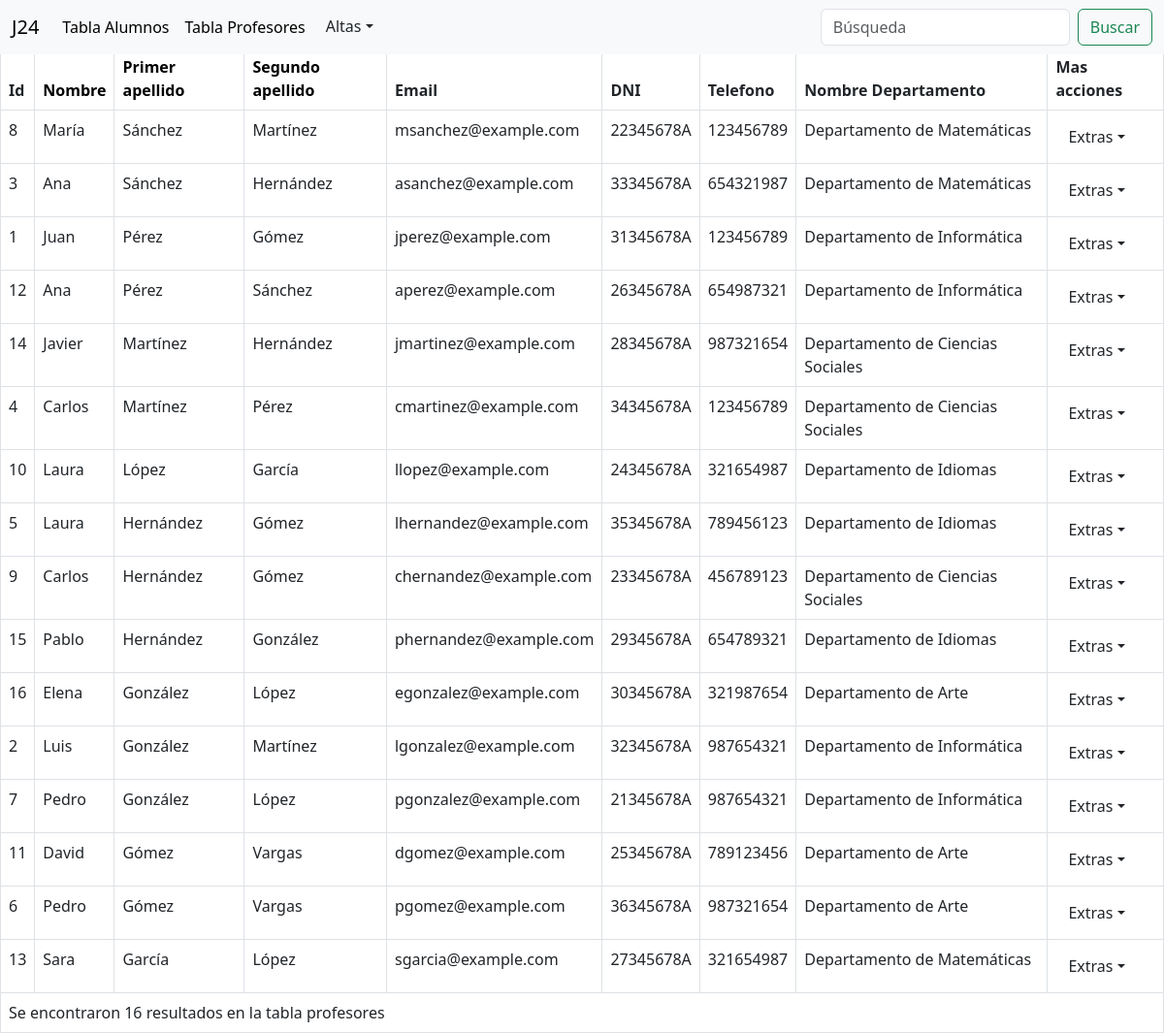
The app's page /views/view1.php?orderBy2=apellidop (signed in) with its own data.
### tables this page shows
CREATE TABLE TB_PROFESOR (
IdProfesor INT NOT NULL PRIMARY KEY AUTO_INCREMENT,
DNI VARCHAR(9) NULL,
Nombreprofesor VARCHAR(15) NULL,
Apellidoprofesor VARCHAR(30) NULL,
Apellido2profesor VARCHAR(30) NULL,
Email VARCHAR(30) NULL,
Telfprofe VARCHAR(9) NULL,
IdDepartamento INT NULL,
CONSTRAINT IdDepartamento1 FOREIGN KEY (IdDepartamento)
REFERENCES TB_DEPARTAMENTO (IdDepartamento)
);

CREATE TABLE TB_DEPARTAMENTO (
IdDepartamento INT NOT NULL PRIMARY KEY AUTO_INCREMENT,
Nombredepartamento VARCHAR(50) NULL,
Descripciondepartamento VARCHAR(90) NULL
);

### views/view1.php (the view, shortened to what this page needs)
<?php
include  "../includes/conexion.php";
?>
<!DOCTYPE html>
<html lang="en">
<head>
    <link rel="stylesheet" href="../css/styles.css">
    <link href="https://cdn.jsdelivr.net/npm/bootstrap@5.3.0-alpha3/dist/css/bootstrap.min.css" rel="stylesheet">
</head>
<body>
<nav class="navbar navbar-expand-lg bg-body-tertiary fixed-top">
    <div class="container-fluid">
        <a class="navbar-brand" href="#">J24</a>
        <div class="collapse navbar-collapse" id="navbarSupportedContent">
            <ul class="navbar-nav me-auto mb-2 mb-lg-0">
                <li class="nav-item">
                <a class="nav-link active" aria-current="page" href="#" onclick="showAlumnosTable()">Tabla Alumnos</a>
                </li>
                <li class="nav-item">
                    <a class="nav-link active" href="#" onclick="showProfesoresTable()">Tabla Profesores</a>
                </li>
                <li class="nav-item dropdown">
                <div class="btn-group">
                    <button class="btn dropdown-toggle" type="button" data-bs-toggle="dropdown" aria-expanded="page">Altas</button>
                </div>
                </li>
            </ul>
            <form class="d-flex" role="search" method="GET" action="<?php echo $_SERVER['PHP_SELF']; ?>">
                <input class="form-control me-2" type="search" name="search" placeholder="Búsqueda" aria-label="Search" value="<?php echo isset($_GET['search']) ? $_GET['search'] : ''; ?>">
                <button class="btn btn-outline-success" type="submit" name="submit">Buscar</button>
            </form>
        </div>
    </div>
</nav>
<br>
<br>
    <?php
    $search = isset($_GET['search']) ? $_GET['search'] : '';
            if (!empty($search)) {
                $consulta = "SELECT a.Matricula, a.DNI, a.Nombre, a.Apellidoalumno, a.Apellido2alumno, a.FechaNacimiento, a.Dirección, a.Telefono, a.Email, c.Nombreclase
                FROM TB_ALUMNOS a
                INNER JOIN TB_CLASE c ON c.IdClase = a.IdClase WHERE Nombre LIKE '%$search%' OR Apellidoalumno LIKE '%$search%' OR DNI LIKE '%$search%' OR Apellido2alumno LIKE '%$search%' OR Dirección LIKE '%$search%' OR Telefono LIKE '%$search%' OR Email LIKE '%$search%' ";
                $resultado = $mysqli->query($consulta);
                $hideTable = true;
            } else {
                $consulta = "SELECT a.Matricula, a.DNI, a.Nombre, a.Apellidoalumno, a.Apellido2alumno, a.FechaNacimiento, a.Dirección, a.Telefono, a.Email, c.Nombreclase
                FROM TB_ALUMNOS a
                INNER JOIN TB_CLASE c ON c.IdClase = a.IdClase  ";
            }
?>
<table class="table table-bordered" id="tablaProfesores" style="display: none;" >
    <thead>
        <tr>
            <th>Id</th>
            <th><a href="?orderBy2=<?php echo (isset($_GET['orderBy2']) && $_GET['orderBy2'] === 'nombrep') ? 'nombrep_desc' : 'nombrep'; ?>" class="no-decoration" onclick="showProfesoresTable()" href="#">Nombre</a></th>
            <th><a href="?orderBy2=<?php echo (isset($_GET['orderBy2']) && $_GET['orderBy2'] === 'apellidop') ? 'apellidop_desc' : 'apellidop'; ?>" class="no-decoration" onclick="showProfesoresTable()" href="#">Primer apellido</a></th>
            <th><a href="?orderBy2=<?php echo (isset($_GET['orderBy2']) && $_GET['orderBy2'] === 'apellidos') ? 'apellidos_desc' : 'apellidos'; ?>" class="no-decoration" onclick="showProfesoresTable()" href="#">Segundo apellido</a></th>
            <th>Email</th>
            <th>DNI</th>
            <th>Telefono</th>
            <th>Nombre Departamento</th>
            <th>Mas acciones</th>
        </tr>
    </thead>
    <tbody>
        <?php
        if (!empty($search)) {
            $consulta = "SELECT a.IdProfesor, a.DNI, a.Nombreprofesor, a.Apellidoprofesor, a.Apellido2profesor, a.Email, a.Telfprofe, c.Nombredepartamento FROM TB_PROFESOR a INNER JOIN TB_DEPARTAMENTO c ON c.IdDepartamento = a.IdDepartamento WHERE Nombreprofesor LIKE '%$search%' OR Apellidoprofesor LIKE '%$search%' OR DNI LIKE '%$search%' OR Apellido2profesor LIKE '%$search%' OR IdDepartamento LIKE '%$search%' OR Telfprofe LIKE '%$search%' OR Email LIKE '%$search%';";
            $resultado = $mysqli->query($consulta);
            $hideTable2 = true;
        } else if (isset($_GET['orderBy2']) && $_GET['orderBy2'] === 'apellidop') {
            $consulta = "SELECT a.IdProfesor, a.DNI, a.Nombreprofesor, a.Apellidoprofesor, a.Apellido2profesor, a.Email, a.Telfprofe, c.Nombredepartamento FROM TB_PROFESOR a INNER JOIN TB_DEPARTAMENTO c ON c.IdDepartamento = a.IdDepartamento ORDER BY Apellidoprofesor DESC;";
        } else if (isset($_GET['orderBy2']) && $_GET['orderBy2'] === 'apellidop_desc') {
            $consulta = "SELECT a.IdProfesor, a.DNI, a.Nombreprofesor, a.Apellidoprofesor, a.Apellido2profesor, a.Email, a.Telfprofe, c.Nombredepartamento FROM TB_PROFESOR a INNER JOIN TB_DEPARTAMENTO c ON c.IdDepartamento = a.IdDepartamento ORDER BY Apellidoprofesor ASC;";
            $resultado = $mysqli->query($consulta);
            $hideTable2 = true;
        } else if (isset($_GET['orderBy2']) && $_GET['orderBy2'] === 'apellidos') {
            $consulta = "SELECT a.IdProfesor, a.DNI, a.Nombreprofesor, a.Apellidoprofesor, a.Apellido2profesor, a.Email, a.Telfprofe, c.Nombredepartamento FROM TB_PROFESOR a INNER JOIN TB_DEPARTAMENTO c ON c.IdDepartamento = a.IdDepartamento ORDER BY Apellido2profesor DESC;";
            $resultado = $mysqli->query($consulta);
            $hideTable2 = true;
        } else if (isset($_GET['orderBy2']) && $_GET['orderBy2'] === 'apellidos_desc') {
            $consulta = "SELECT a.IdProfesor, a.DNI, a.Nombreprofesor, a.Apellidoprofesor, a.Apellido2profesor, a.Email, a.Telfprofe, c.Nombredepartamento FROM TB_PROFESOR a INNER JOIN TB_DEPARTAMENTO c ON c.IdDepartamento = a.IdDepartamento ORDER BY Apellido2profesor ASC;";
            $resultado = $mysqli->query($consulta);
            $hideTable2 = true;
        } else {
            $consulta = "SELECT a.IdProfesor, a.DNI, a.Nombreprofesor, a.Apellidoprofesor, a.Apellido2profesor, a.Email, a.Telfprofe, c.Nombredepartamento FROM TB_PROFESOR a INNER JOIN TB_DEPARTAMENTO c ON c.IdDepartamento = a.IdDepartamento;";
            $resultado = $mysqli->query($consulta);
        }
        $resultado = $mysqli->query($consulta);
        if ($resultado->num_rows == 0) {
            echo "<tr><td colspan='11'>No se encontraron resultados en la tabla profesores</td></tr>";
        } else {
            $prof = 0;
            while ($row = $resultado->fetch_array()) {
                $fila = "<tr>";
                $fila .= "<td id='prof_id_".$prof."'>" . $row["IdProfesor"] . "</td>";
                $fila .= "<td id='prof_nombre_".$prof."'>" . $row["Nombreprofesor"] . "</td>";
                $fila .= "<td id='prof_apellido_".$prof."'>" . $row["Apellidoprofesor"] . "</td>";
                $fila .= "<td id='prof_apellido2_".$prof."'>" . $row["Apellido2profesor"] . "</td>";
                $fila .= "<td id='prof_email_".$prof."'>" . $row["Email"] . "</td>";
                $fila .= "<td id='prof_dni_".$prof."'>" . $row["DNI"] . "</td>";
                $fila .= "<td id='prof_telf_".$prof."'>" . $row["Telfprofe"] . "</td>";
                $fila .= "<td id='prof_dept_".$prof."'>" . $row["Nombredepartamento"] . "</td>";
                $fila .= "<td>
                <div class='btn-group'>
                    <button class='btn dropdown-toggle' type='button' data-bs-toggle='dropdown' aria-expanded='page'>Extras</button>
                    <ul class='dropdown-menu' aria-labelledby='dropdownMenuButton'>
                    <li><a class='dropdown-item' onclick='getDataProf(".$prof.")' data-bs-toggle='modal' data-bs-target='#editarProfesor'>Editar Profesor</a></li>
                    <li><a class='dropdown-item' href='../includes/eliminarProfesor.php?id_prof=" . $row['IdProfesor'] . "' data-bs-toggle='modal'>Eliminar Profesor</a></li>
                        </ul>
                </div>
            </td>";
                echo $fila;
                $prof = $prof + 1;
            }
            echo "<tr><td colspan='11'>Se encontraron $prof resultados en la tabla profesores</td></tr>";
        }
        ?>
    </tbody>
</table>
</body>
</html>

### css/styles.css (style rules this page uses)
html { height: 100%; }
.btn { color: white; font-size: 20px; background-color: rgba(0, 0, 0, 0); border: none; }
.no-decoration { text-decoration: none; color: black; }

### records on screen
tb_profesor: IdProfesor "8", Nombreprofesor "María", Apellidoprofesor "Sánchez", Apellido2profesor "Martínez", Email "msanchez@example.com", DNI "22345678A", Telfprofe "123456789", IdDepartamento.Nombredepartamento "Departamento de Matemáticas"
tb_profesor: IdProfesor "3", Nombreprofesor "Ana", Apellidoprofesor "Sánchez", Apellido2profesor "Hernández", Email "asanchez@example.com", DNI "33345678A", Telfprofe "654321987", IdDepartamento.Nombredepartamento "Departamento de Matemáticas"
tb_profesor: IdProfesor "1", Nombreprofesor "Juan", Apellidoprofesor "Pérez", Apellido2profesor "Gómez", Email "jperez@example.com", DNI "31345678A", Telfprofe "123456789", IdDepartamento.Nombredepartamento "Departamento de Informática"
tb_profesor: IdProfesor "12", Nombreprofesor "Ana", Apellidoprofesor "Pérez", Apellido2profesor "Sánchez", Email "aperez@example.com", DNI "26345678A", Telfprofe "654987321", IdDepartamento.Nombredepartamento "Departamento de Informática"
tb_profesor: IdProfesor "14", Nombreprofesor "Javier", Apellidoprofesor "Martínez", Apellido2profesor "Hernández", Email "jmartinez@example.com", DNI "28345678A", Telfprofe "987321654", IdDepartamento.Nombredepartamento "Departamento de Ciencias Sociales"
tb_profesor: IdProfesor "4", Nombreprofesor "Carlos", Apellidoprofesor "Martínez", Apellido2profesor "Pérez", Email "cmartinez@example.com", DNI "34345678A", Telfprofe "123456789", IdDepartamento.Nombredepartamento "Departamento de Ciencias Sociales"
tb_profesor: IdProfesor "10", Nombreprofesor "Laura", Apellidoprofesor "López", Apellido2profesor "García", Email "llopez@example.com", DNI "24345678A", Telfprofe "321654987", IdDepartamento.Nombredepartamento "Departamento de Idiomas"
tb_profesor: IdProfesor "5", Nombreprofesor "Laura", Apellidoprofesor "Hernández", Apellido2profesor "Gómez", Email "lhernandez@example.com", DNI "35345678A", Telfprofe "789456123", IdDepartamento.Nombredepartamento "Departamento de Idiomas"
tb_profesor: IdProfesor "9", Nombreprofesor "Carlos", Apellidoprofesor "Hernández", Apellido2profesor "Gómez", Email "chernandez@example.com", DNI "23345678A", Telfprofe "456789123", IdDepartamento.Nombredepartamento "Departamento de Ciencias Sociales"
tb_profesor: IdProfesor "15", Nombreprofesor "Pablo", Apellidoprofesor "Hernández", Apellido2profesor "González", Email "phernandez@example.com", DNI "29345678A", Telfprofe "654789321", IdDepartamento.Nombredepartamento "Departamento de Idiomas"
tb_profesor: IdProfesor "16", Nombreprofesor "Elena", Apellidoprofesor "González", Apellido2profesor "López", Email "egonzalez@example.com", DNI "30345678A", Telfprofe "321987654", IdDepartamento.Nombredepartamento "Departamento de Arte"
tb_profesor: IdProfesor "2", Nombreprofesor "Luis", Apellidoprofesor "González", Apellido2profesor "Martínez", Email "lgonzalez@example.com", DNI "32345678A", Telfprofe "987654321", IdDepartamento.Nombredepartamento "Departamento de Informática"
tb_profesor: IdProfesor "7", Nombreprofesor "Pedro", Apellidoprofesor "González", Apellido2profesor "López", Email "pgonzalez@example.com", DNI "21345678A", Telfprofe "987654321", IdDepartamento.Nombredepartamento "Departamento de Informática"
tb_profesor: IdProfesor "11", Nombreprofesor "David", Apellidoprofesor "Gómez", Apellido2profesor "Vargas", Email "dgomez@example.com", DNI "25345678A", Telfprofe "789123456", IdDepartamento.Nombredepartamento "Departamento de Arte"
tb_profesor: IdProfesor "6", Nombreprofesor "Pedro", Apellidoprofesor "Gómez", Apellido2profesor "Vargas", Email "pgomez@example.com", DNI "36345678A", Telfprofe "987321654", IdDepartamento.Nombredepartamento "Departamento de Arte"
tb_profesor: IdProfesor "13", Nombreprofesor "Sara", Apellidoprofesor "García", Apellido2profesor "López", Email "sgarcia@example.com", DNI "27345678A", Telfprofe "321654987", IdDepartamento.Nombredepartamento "Departamento de Matemáticas"

### other values on screen
$prof "16"
